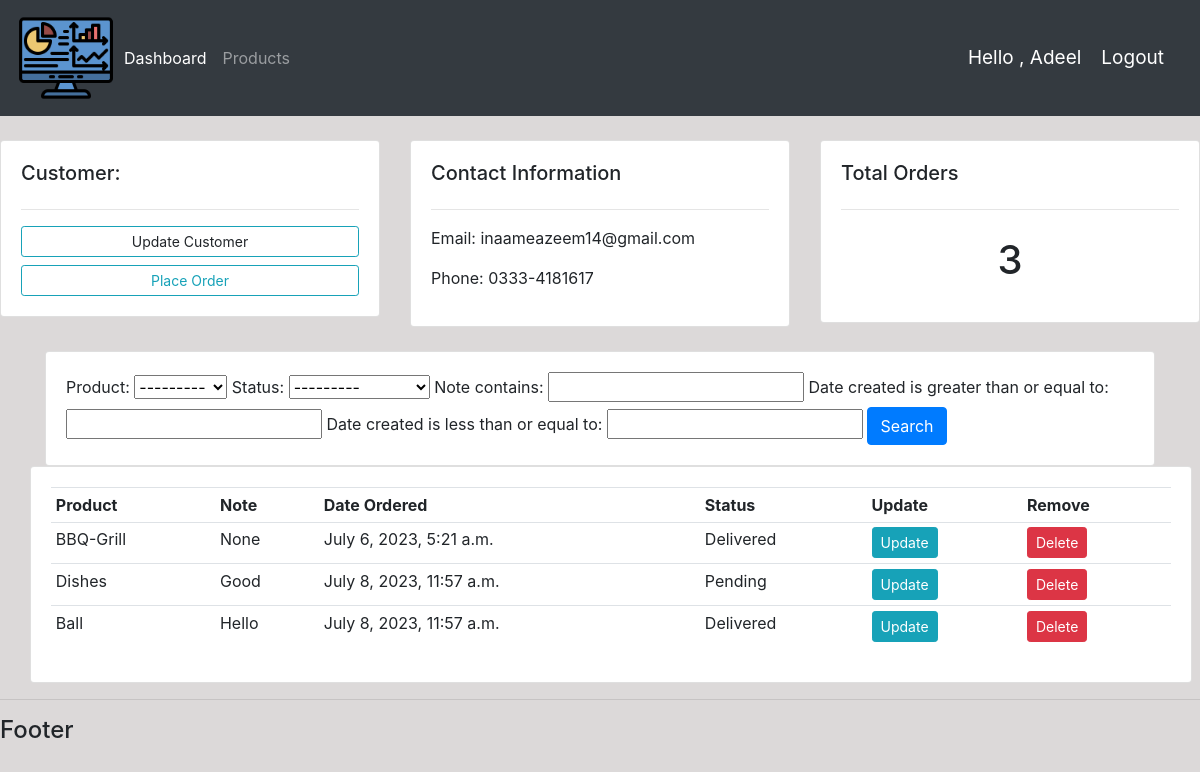
The app's page /costumer/1/ (signed in) with its own data.
### accounts/models.py (models this page shows, shortened)
class Costumer(models.Model):
    user = models.OneToOneField(
        User, null=True, blank=True, on_delete=models.CASCADE)
    name = models.CharField(max_length=200, null=True)
    phone = models.CharField(max_length=200, null=True)
    email = models.CharField(max_length=200, null=True)
    profile_pic = models.ImageField(
        default='profile-pic.png', null=True, blank=True)
    date_created = models.DateTimeField(auto_now_add=True, null=True)

class Order(models.Model):
    STATUS = (
        ('Pending', 'Pending'),
        ('Out for Delivery', 'Out for Delivery'),
        ('Delivered', 'Delivered'),
    )
    costumer = models.ForeignKey(
        "Costumer", null=True, on_delete=models.SET_NULL)
    product = models.ForeignKey(
        "Product", null=True, on_delete=models.SET_NULL)
    date_created = models.DateTimeField(auto_now_add=True, null=True)
    status = models.CharField(max_length=200, null=True, choices=STATUS)
    note = models.CharField(max_length=1000, null=True)

class Product(models.Model):
    CATEGORY = (
        ('Indoor', 'Indoor'),
        ('Out door', 'Out door'),
    )
    name = models.CharField(max_length=200, null=True)
    price = models.FloatField(null=True)
    category = models.CharField(max_length=200, null=True, choices=CATEGORY)
    description = models.CharField(max_length=200, null=True, blank=True)
    date_created = models.DateTimeField(auto_now_add=True, null=True)
    tags = models.ManyToManyField(Tag)
    def __str__(self):
        return self.name

### accounts/decorators.py (the view)
        def wrapper_func(request, *args, **kwargs):
            group = None
            if request.user.groups.exists():
                group = request.user.groups.all()[0].name
            if group in allowed_roles:
                return view_func(request, *args, **kwargs)
            else:
                return HttpResponse('You are not authorized to view this page')

### accounts/views.py (called while the page is built)
@login_required(login_url='login')
@allowed_users(allowed_roles={'admin'})
def costumer(request, pk_test):
    costumer = Costumer.objects.get(id=pk_test)
    orders = costumer.order_set.all()
    order_count = orders.count()
    myFilter = OrderFilter(request.GET, queryset=orders)
    orders = myFilter.qs
    context = {'costumer': costumer,
               'orders': orders, 'order_count': order_count, 'myFilter': myFilter}
    return render(request, 'accounts/costumer.html', context)

### accounts/templates/accounts/costumer.html (shortened to what this page needs)
{% extends 'accounts/main.html' %} {% block content %}
<br />
<div class="row">
  <div class="col-md">
    <div class="card card-body">
      <h5>Customer:</h5>
      <hr />
      <a class="btn btn-outline-info btn-sm btn-block">Update Customer</a>
      <a
        class="btn btn-outline-info btn-sm btn-block"
        href="{% url 'create_order' costumer.id %}"
        >Place Order</a
      >
    </div>
  </div>
  <div class="col-md">
    <div class="card card-body">
      <h5>Contact Information</h5>
      <hr />
      <p>Email: {{costumer.email}}</p>
      <p>Phone: {{costumer.phone}}</p>
    </div>
  </div>
  <div class="col-md">
    <div class="card card-body">
      <h5>Total Orders</h5>
      <hr />
      <h1 style="text-align: center; padding: 10px">{{order_count}}</h1>
    </div>
  </div>
</div>
<br />
<div class="container">
  <div class="row">
    <div class="col">
      <div class="card card-body">
        <form method="get">
          {{myFilter.form}}
          <button class="btn btn-primary" type="submit">Search</button>
        </form>
      </div>
    </div>
  </div>
  <div class="row">
    <div clas="col-md">
      <div class="card card-body">
        <table class="table table-sm" style="width: 70rem">
          <tr>
            <th>Product</th>
            <th>Note</th>
            <th>Date Ordered</th>
            <th>Status</th>
            <th>Update</th>
            <th>Remove</th>
          </tr>
          {% for order in orders %}
          <tr>
            <td>{{order.product}}</td>
            <td>{{order.note}}</td>
            <td>{{order.date_created}}</td>
            <td>{{order.status}}</td>
            <td>
              <a
                class="btn btn-sm btn-info"
                href="{% url 'update_order' order.id %}"
                >Update</a
              >
            </td>
            <td>
              <a
                class="btn btn-sm btn-danger"
                href="{% url 'delete_order' order.id %}"
                >Delete</a
              >
            </td>
          </tr>
          {% endfor %}
        </table>
      </div>
    </div>
  </div>
</div>
{% endblock content %}

### accounts/templates/accounts/nav-bar.html (shortened to what this page needs)
{% load static %}
<nav class="navbar navbar-expand-lg navbar-dark bg-dark">
  <img src="{% static 'images/2.png' %}" width="100" height="100" />
  <div class="collapse navbar-collapse" id="navbarNav">
    <ul class="navbar-nav">
      {% if request.user.is_staff %}
      <li class="nav-item active">
        <a class="nav-link" href="{% url 'home' %}">Dashboard</a>
      </li>
      <li class="nav-item">
        <a class="nav-link" href="{% url 'products' %}">Products</a>
      </li>
      {% else %}
      <li class="nav-item">
        <a class="nav-link" href="{% url 'account' %}">Settings</a>
      </li>
      {% endif %}
    </ul>
  </div>
  <span class="hello-msg">Hello , {{request.user}}</span>
  <span><a class="hello-msg" href="{% url 'logout' %}">Logout</a></span>
</nav>

### static/css/main.css (style rules this page uses)
body { background-color: rgb(220, 217, 217); }

### accounts/templates/accounts/nav-bar.html (style rules this page uses)
.hello-msg { font-size: 19px; color: #fff; margin-right: 20px; }

### records on screen
Costumer: email "inaameazeem14@gmail.com", phone "0333-4181617"
Order: product "BBQ-Grill", note "None", date_created "July 6, 2023, 5:21 a.m.", status "Delivered"
Order: product "Dishes", note "Good", date_created "July 8, 2023, 11:57 a.m.", status "Pending"
Order: product "Ball", note "Hello", date_created "July 8, 2023, 11:57 a.m.", status "Delivered"

### other values on screen
{{ request.user }} "Adeel"
{{ order_count }} "3"
